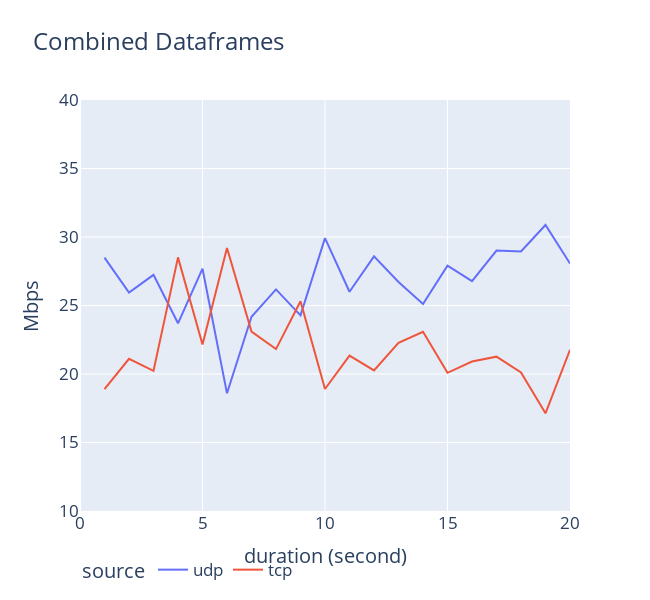
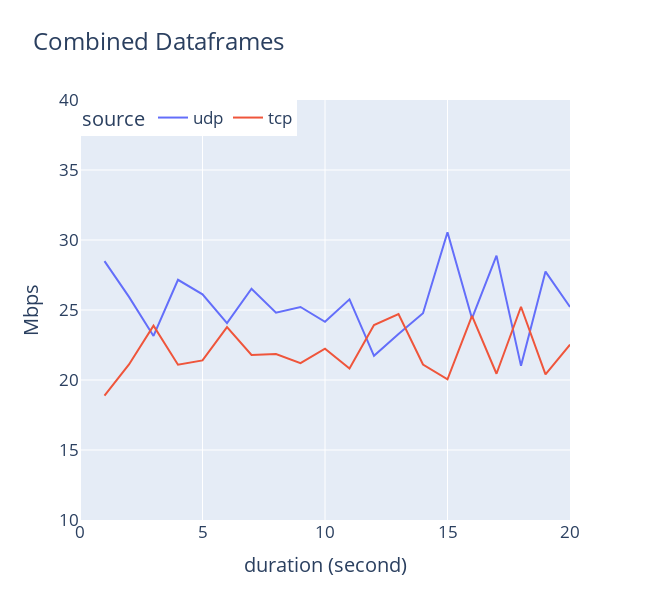

Notebook source saved alongside these figures, in order:
### Code cell
udp5Df['source'] = 'udp'
tcp5Df['source'] = 'tcp'

udp15Df['source'] = 'udp'
tcp15Df['source'] = 'tcp'

total5 = udp5Df + tcp5Df
total5['source'] = 'total'

df5 = pd.concat([udp5Df, tcp5Df])
fig5 = px.line(df5, x=df5['dist'], y='kbps', color='source',
                labels={'dist': 'duration (second)', 'kbps': 'Mbps'}, title='Combined Dataframes')
fig5.update_layout(width=650,
                          height=600,
                          legend=dict(x=0, y=-0.1, traceorder='normal', orientation='h'),
                          xaxis=dict(
                              range=[0, 20],  # Set the desired y-axis range
                              rangemode='tozero'  # Set rangemode to 'tozero'
                          ),
                          yaxis=dict(
                              range=[10, 40],  # Set the desired y-axis range
                              rangemode='tozero'  # Set rangemode to 'tozero'
                          ),
                          font=dict(size=17))
display(fig5.update_layout(showlegend=True))

total15 = udp15Df + tcp15Df
total15['source'] = 'total'

df15 = pd.concat([udp15Df, tcp15Df])
fig15 = px.line(df15, x=df15['dist'], y='kbps', color='source',
               labels={'dist': 'duration (second)', 'kbps': 'Mbps'}, title='Combined Dataframes')
fig15.update_layout(width=650,
                   height=600,
                   legend=dict(x=0, y=1, traceorder='normal', orientation='h'),
                   xaxis=dict(
                       range=[0, 20],  # Set the desired y-axis range
                       rangemode='tozero'  # Set rangemode to 'tozero'
                   ),
                   yaxis=dict(
                       range=[10, 40],  # Set the desired y-axis range
                       rangemode='tozero'  # Set rangemode to 'tozero'
                   ),
                   font=dict(size=17))
display(fig15.update_layout(showlegend=True))

print(udp5Df['kbps'].mean())
print(tcp5Df['kbps'].mean())
print(udp15Df['kbps'].mean())
print(tcp15Df['kbps'].mean())
print("==")
print(udp5Df['kbps'][:10].mean())
print(tcp5Df['kbps'][:10].mean())
print(udp15Df['kbps'][:10].mean())
print(tcp15Df['kbps'][:10].mean())

### Figure 1 — Plotly figure (JSON) as saved in the notebook; plotly's stock layout.template omitted (floating-point values rounded to 4 significant figures)
{"data": [{"hovertemplate": "source=udp<br>duration (second)=%{x}<br>Mbps=%{y}<extra></extra>", "legendgroup": "udp", "line": {"color": "#636efa", "dash": "solid"}, "marker": {"symbol": "circle"}, "mode": "lines", "name": "udp", "orientation": "v", "showlegend": true, "x": [1, 2, 3, 4, 5, 6, 7, 8, 9, 10, 11, 12, 13, 14, 15, 16, 17, 18, 19, 20], "xaxis": "x", "y": [28.49, 25.94, 27.24, 23.7, 27.69, 18.59, 24.18, 26.18, 24.28, 29.92, 26.0, 28.58, 26.71, 25.11, 27.91, 26.78, 29.01, 28.95, 30.88, 28.06], "yaxis": "y", "type": "scatter"}, {"hovertemplate": "source=tcp<br>duration (second)=%{x}<br>Mbps=%{y}<extra></extra>", "legendgroup": "tcp", "line": {"color": "#EF553B", "dash": "solid"}, "marker": {"symbol": "circle"}, "mode": "lines", "name": "tcp", "orientation": "v", "showlegend": true, "x": [1, 2, 3, 4, 5, 6, 7, 8, 9, 10, 11, 12, 13, 14, 15, 16, 17, 18, 19, 20], "xaxis": "x", "y": [18.89, 21.11, 20.23, 28.51, 22.15, 29.19, 23.09, 21.82, 25.31, 18.91, 21.34, 20.26, 22.27, 23.08, 20.09, 20.91, 21.27, 20.12, 17.13, 21.77], "yaxis": "y", "type": "scatter"}], "layout": {"xaxis": {"anchor": "y", "domain": [0.0, 1.0], "title": {"text": "duration (second)"}, "range": [0, 20], "rangemode": "tozero"}, "yaxis": {"anchor": "x", "domain": [0.0, 1.0], "title": {"text": "Mbps"}, "range": [10, 40], "rangemode": "tozero"}, "legend": {"title": {"text": "source"}, "tracegroupgap": 0, "x": 0, "y": -0.1, "traceorder": "normal", "orientation": "h"}, "title": {"text": "Combined Dataframes"}, "font": {"size": 17}, "width": 650, "height": 600, "showlegend": true}}

### Figure 2 — Plotly figure (JSON) as saved in the notebook; plotly's stock layout.template omitted (floating-point values rounded to 4 significant figures)
{"data": [{"hovertemplate": "source=udp<br>duration (second)=%{x}<br>Mbps=%{y}<extra></extra>", "legendgroup": "udp", "line": {"color": "#636efa", "dash": "solid"}, "marker": {"symbol": "circle"}, "mode": "lines", "name": "udp", "orientation": "v", "showlegend": true, "x": [1, 2, 3, 4, 5, 6, 7, 8, 9, 10, 11, 12, 13, 14, 15, 16, 17, 18, 19, 20], "xaxis": "x", "y": [28.49, 25.94, 23.14, 27.16, 26.12, 24.07, 26.52, 24.81, 25.22, 24.16, 25.76, 21.73, 23.28, 24.77, 30.56, 24.39, 28.88, 21.01, 27.74, 25.22], "yaxis": "y", "type": "scatter"}, {"hovertemplate": "source=tcp<br>duration (second)=%{x}<br>Mbps=%{y}<extra></extra>", "legendgroup": "tcp", "line": {"color": "#EF553B", "dash": "solid"}, "marker": {"symbol": "circle"}, "mode": "lines", "name": "tcp", "orientation": "v", "showlegend": true, "x": [1, 2, 3, 4, 5, 6, 7, 8, 9, 10, 11, 12, 13, 14, 15, 16, 17, 18, 19, 20], "xaxis": "x", "y": [18.89, 21.11, 23.88, 21.09, 21.4, 23.77, 21.79, 21.86, 21.2, 22.24, 20.82, 23.93, 24.71, 21.11, 20.05, 24.58, 20.45, 25.23, 20.4, 22.53], "yaxis": "y", "type": "scatter"}], "layout": {"xaxis": {"anchor": "y", "domain": [0.0, 1.0], "title": {"text": "duration (second)"}, "range": [0, 20], "rangemode": "tozero"}, "yaxis": {"anchor": "x", "domain": [0.0, 1.0], "title": {"text": "Mbps"}, "range": [10, 40], "rangemode": "tozero"}, "legend": {"title": {"text": "source"}, "tracegroupgap": 0, "x": 0, "y": 1, "traceorder": "normal", "orientation": "h"}, "title": {"text": "Combined Dataframes"}, "font": {"size": 17}, "width": 650, "height": 600, "showlegend": true}}
